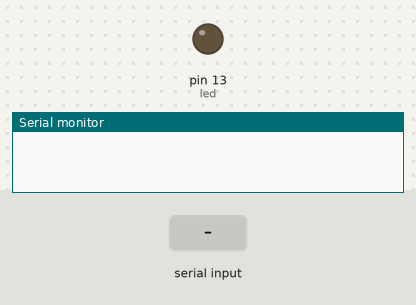
A sketch run on a simulated Arduino Uno, built with avr-gcc and run on an emulated ATmega328P. Shown: output pins drawn as LEDs (lit = HIGH), the last lines printed to the serial monitor. The inputs (shaded band) are chosen by the test bench.

Above: at 1.2 s.
1.3 s: "1" received over Serial
At 1.8 s:
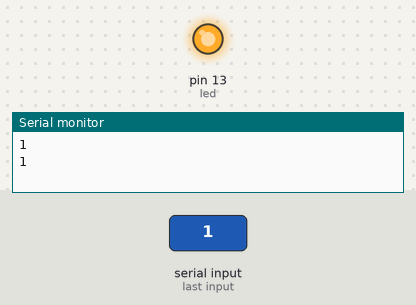
2.8 s: "0" received over Serial
At 4.1 s:
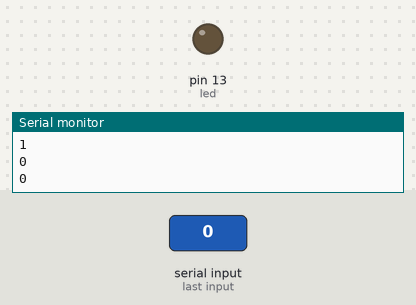
Timing chart, 0 to 5.8 s (numbered marks = the images above; inputs shaded):
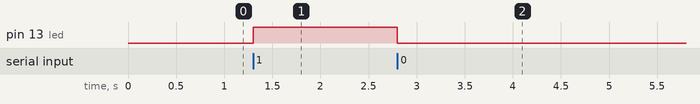

Measured:
- after the input at 1.3 s, pin 13 (led): LOW → HIGH at once
- after the input at 2.8 s, pin 13 (led): HIGH → LOW at once

The sketch:

bluetoothmodule.ino
```cpp
int led = 13;

void setup() {
  // put your setup code here, to run once:
  pinMode(led, OUTPUT);
  Serial.begin(9600);
}

void loop() {
  // put your main code here, to run repeatedly:
  if(Serial.available()>0)
  {
    char data = Serial.read();
    Serial.println(data);
    if (data == '1')
    {
      digitalWrite( led , HIGH);
    }
    else if (data == '0')
    {
      digitalWrite(led, LOW);
    }
     Serial.println(data);
  }
}
```
